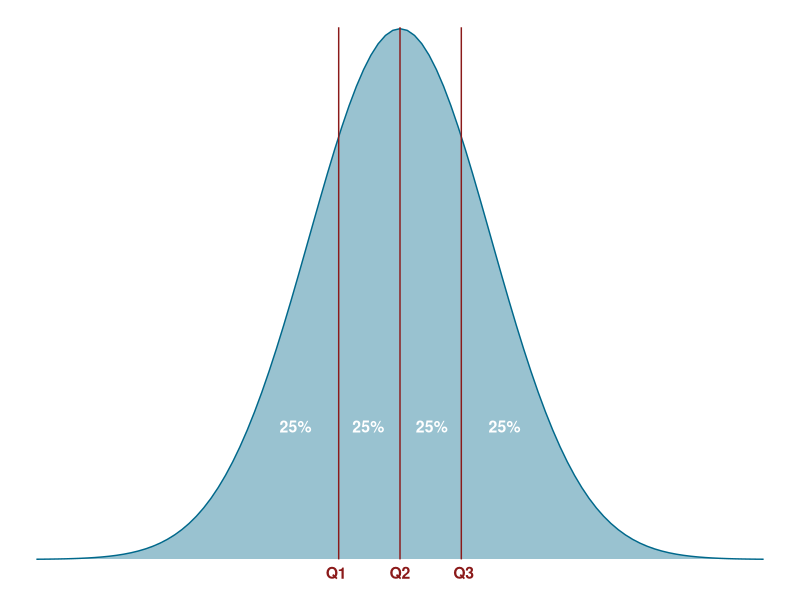

The R script that drew this image: (Note: this script raises an error after producing the figure.)
## ---- chunk 1
library(dplyr)
library(tibble)
library(forcats)
library(ggplot2)
## ---- chunk 2
# cria um conjunto de idades (anos)
idade <- c(45, 10, 12, 27, 32, 18, 30)
# cria um conjunto de pesos (kg)
peso  <- c(70,  6,  8, 66, 72, 68, NA)

df <- tibble(idade, peso)
## ---- chunk 3
# calcula a média aritmética da idade num vetor
mean(idade)
## ---- chunk 4
# calcula a média do peso, sem retirar os NA (o R não consegue calcular)
mean(peso)
## ---- chunk 5
# calcula a média do peso, retirando os NA
mean(peso, na.rm = TRUE)
## ---- chunk 6
# calcula a média do peso, retirando os NA, usando a tibble criada
mean(df$peso, na.rm = TRUE)
## ---- chunk 7
# a função min calcular o valor mínimo do conjunto numérico indicado como argumento
min(df$idade)
## ---- chunk 8
# a função max calcular o  o valor máximo do conjunto numérico indicado como argumento
max(df$idade)
## ---- chunk 9
ggplot(NULL, aes(c(-4,+4))) + 
  geom_density(stat = "function", 
        fun = dnorm, 
        args = list(mean = 0, sd = 1), 
        col="deepskyblue4", 
        fill = "deepskyblue4", 
        alpha=0.4, 
        xlim = c(-4,+4)) + 
  geom_segment(aes(x =  c(-0.6744898, 0, 0.6744898), y = 0, xend =  c(-0.6744898, 0, 0.6744898), yend = 0.4), colour = "firebrick4") +
  annotate("text", 
           x =   c( -0.7, 0,    0.7), 
           y =   c( -0.01, -0.01, -0.01), 
           label = c("Q1", "Q2", "Q3"),
           color = "firebrick4",
           size=4 , 
           angle=0, 
           fontface="bold") +
   annotate("text", 
            x =     c( -1.15, -0.35,   0.35,   1.15), 
            y =     c( 0.1,    0.1,    0.1,    0.1), 
            label = c("25%",  "25%",  "25%",  "25%") , 
            color="white", 
            size=4 , 
            angle=0, 
            fontface="bold") +
    theme_void() 
## ---- chunk 10
# calcula os quartis 25% (1º), 50% (2º) e 75% (3º)
quantile(df$idade)
## ---- chunk 11
quantile(df$idade, 0.25)
## ---- chunk 12
quantile(df$idade, 0.10)
## ---- chunk 13
quantile(df$peso, 0.25, na.rm = TRUE)
## ---- chunk 14
# a função range retornao valor mínimo e máximo do conjunto numérico indicado como argumento
range(df$idade)
## ---- chunk 15
# a função diff calcula a diferença entre os valores indicados como argumentos, nesse caso, a amplitude (máximo - mínimo) da idade
diff(range(df$idade))
## ---- chunk 16
# calcula a amplitude interquartil
IQR(df$idade)
## ---- chunk 17
# criando um vetor de dados distribuidos de frorma normal com 100 elementos
set.seed(1)
n=100
x <- rnorm(n)
## ---- chunk 18
# Calculando a variância com a correção de bessel
# Ou seja, calculando a estimativa do variância da população a partir de uma amostra
 var(x) 

# Calculando a variância sem a correção de bessel
# nesse caso precisamos multiplicar o resultado por (n-1)/n
var(x) * ((n-1)/n)
## ---- chunk 19
# Calculando o desvio padrão com a correção de bessel
# Ou seja, calculando a estimativa do desvio da população a partir de uma amostra
sd(x) 

# calculando o desvio padrão sem a correção de bessel
# nesse caso precisamos multiplicar o resultado por sqrt((n-1)/n)
 sd(x) * sqrt((n-1)/n) # população
## ---- chunk 20
by(data =  mtcars, INDICES =  mtcars$am, FUN =   summary)
## ---- chunk 21
by(mtcars, mtcars$am, summary)
## ---- chunk 22
# Criando o data frame com 15 pacientes
df <- tibble(paciente = 1:15,
             exercicio = c("Sedentário", "Moderado", "Intenso", 
                           "Moderado", "Sedentário", "Intenso", 
                           "Sedentário", "Moderado", "Intenso", 
                           "Moderado", "Sedentário", "Intenso", 
                           "Sedentário", "Moderado", "Intenso"),
             nivel_glicose = c(150, 130, 110, 140, 160, 100, 
                               155, 135, 115, 145, 165, 105, 
                               158, 138, 112))

df
## ---- chunk 23
# Usando group_by() para calcular a média dos níveis de glicose por grupo de exercício
result_exercicio <- df |>
  group_by(exercicio) |>
  summarise(mean_glicose = mean(nivel_glicose))

result_exercicio
## ---- chunk 24
# Carregar o dataset mtcars
data(mtcars)

# Estratificar os dados segundo a variável "am" e calcular estatísticas resumidas
mtcars_analysis <- mtcars |>
  group_by(am) |>
  summarise(mean_mpg = mean(mpg),          # Média de milhas por galão
            mean_hp = mean(hp),            # Média de potência
            mean_wt = mean(wt),            # Média de peso
            mean_qsec = mean(qsec),        # Média de tempo no quarto de milha
            count = n())                   # Contagem de carros em cada grupo

# Exibir o resultado
mtcars_analysis
## ---- chunk 25
knitr::include_graphics(rep("images/cut1.png", 1))
## ---- chunk 26
knitr::include_graphics(rep("images/cut2.png", 1))
## ---- chunk 27
data(mpg) # carregando o dataset mpg na memória
mpg$cty_cat <- cut(mpg$cty,
                   breaks=c(-Inf, 15, 20, Inf),
                   labels=c("0","1", "2"))
## ---- chunk 28
class(mpg$cty_cat)
## ---- chunk 29
mpg$cty_cat <- cut(mpg$cty,                  
                   breaks=c(-Inf, 15, 20, Inf),                  
                   labels=c("0","1", "2"),                  
                   ordered_result = TRUE)
## ---- chunk 30
class(mpg$cty_cat)
## ---- chunk 31
unique(mpg$cty_cat)
## ---- chunk 32
mpg <- mpg |>
  mutate(cty_cat = fct_recode(cty_cat,
                            "0 a 15 milhas com um galão" = "0",
                            "15 a 20 milhas com um galão" = "1",
                            "Mais de 20 milhas com um galão" = "2"))
## ---- chunk 33
table(mpg$cty_cat)
## ---- chunk 34
mpg |> count(cty_cat)
## ---- chunk 35
mpg$hwy_cat <- ifelse(mpg$hwy<20, "BEBEMUITO", "ECONOMICO")
table(mpg$hwy_cat)
## ---- chunk 36
mpg$hwy_cat <- ifelse(mpg$hwy<20, 0, 1)
table(mpg$hwy_cat)
## ---- chunk 37
mpg$hwy_cat <- ifelse(mpg$hwy<20, "0", "1")
table(mpg$hwy_cat)
## ---- chunk 38
mpg$hwy_cat <- as.factor(ifelse(mpg$hwy<20, "BEBEMUITO", "ECONOMICO"))
table(mpg$hwy_cat)
